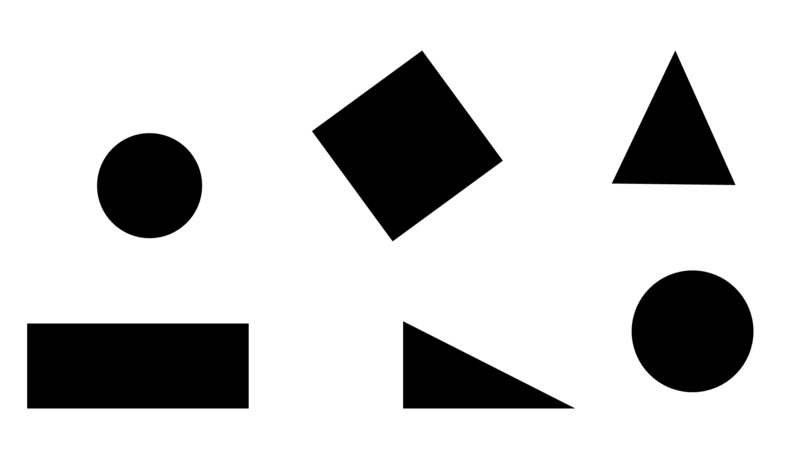
#> input picture camera_1/shapes.jpg, 800 x 450 px
$ python Practice_shapes_contour.py
#> lines starting #> are read from the running program, lines starting #| are printed output that depends on the picture; after the words box and inside, x2 and y2 are one past the last pixel; in counts of white or black regions, pixels touching at a corner belong together
import cv2

# 1. 이미지 불러오기
img = cv2.imread("shapes.jpg")
#> img is the input picture: shape (450, 800, 3); min 0, max 255, mean 202.9
gray = cv2.cvtColor(img, cv2.COLOR_BGR2GRAY)

# 2. 이미지 전처리
blurred = cv2.GaussianBlur(gray, (5, 5), 0)
_, binary = cv2.threshold(blurred, 127, 255, cv2.THRESH_BINARY_INV)
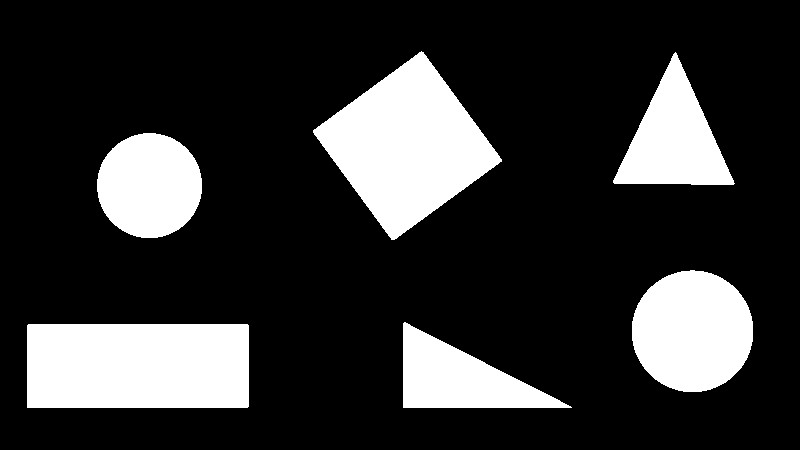
#> binary: shape (450, 800); 20.4% white; 6 white regions

# 3. 윤곽선 검출
contours, _ = cv2.findContours(binary, cv2.RETR_EXTERNAL, cv2.CHAIN_APPROX_SIMPLE)
#> contours = 6 contours; box (x1, y1, x2, y2) and area: (313, 51, 502, 240) 18425, (27, 324, 249, 408) 18342, (632, 270, 753, 392) 11457, (97, 133, 202, 238) 8525, (613, 52, 735, 185) 8091, (403, 322, 572, 408) 7220

# 4. 도형 개수 세기
triangle_count = 0
rectangle_count = 0
circle_count = 0

for contour in contours:
    epsilon = 0.01 * cv2.arcLength(contour, True)
    approx = cv2.approxPolyDP(contour, epsilon, True)
    num_vertices = len(approx)

    if num_vertices == 3:
        triangle_count += 1
    elif num_vertices == 4:
        rectangle_count += 1
    else:
        circle_count += 1
#> this loop made 6 passes
#> (epsilon, approx, num_vertices, rectangle_count) on passes 1, 6: (6.06, [[27, 325], [27, 407], [248, 406], [247, 324]], 4, 1), (5.68, [[421, 51], [313, 130], [391, 239], [501, 161]], 4, 2)
#> (epsilon, approx, num_vertices, triangle_count) on passes 2, 5: (4.56, [[403, 323], [403, 407], [571, 407]], 3, 1), (4.33, [[675, 52], [614, 183], [734, 183]], 3, 2)
#> after the loop, circle_count = 2; rectangle_count = 2; triangle_count = 2

# 5. 결과 화면에 출력
cv2.drawContours(img, contours, -1, (0, 255, 0), 2)  # 초록색 윤곽선

cv2.putText(img, f"Triangles: {triangle_count}",    (10, 30),  cv2.FONT_HERSHEY_SIMPLEX, 0.8, (0, 255, 0), 2)
cv2.putText(img, f"Rectangles: {rectangle_count}",  (10, 60),  cv2.FONT_HERSHEY_SIMPLEX, 0.8, (0, 255, 0), 2)
cv2.putText(img, f"Circles: {circle_count}",        (10, 90),  cv2.FONT_HERSHEY_SIMPLEX, 0.8, (0, 255, 0), 2)
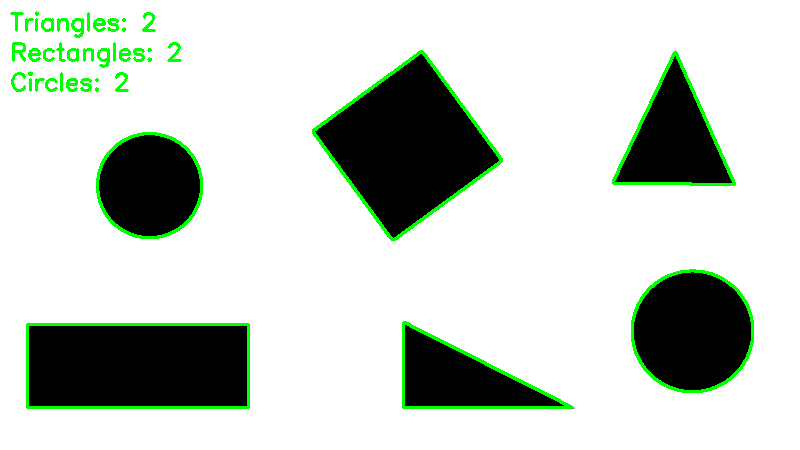
#> img: shape (450, 800, 3); mean B, G, R 198.6, 207.1, 198.6

# 6. 결과 보여주기
cv2.imshow("Shape Contour Detection", img)
cv2.waitKey(0)
cv2.destroyAllWindows()
